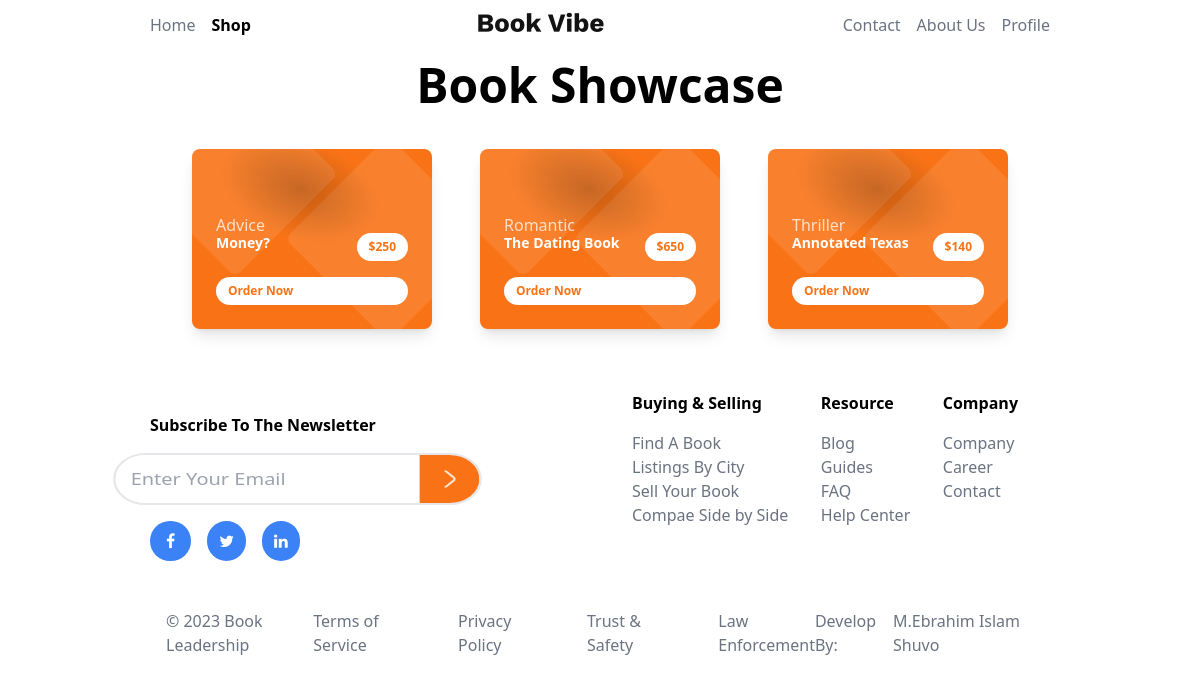
The page /shop.php on the database its author committed.
### tables this page shows
CREATE TABLE `book` (
  `image` text DEFAULT NULL,
  `name` varchar(40) DEFAULT NULL,
  `category` varchar(40) DEFAULT NULL,
  `price` varchar(40) DEFAULT NULL,
  `quantity` int(11) NOT NULL
);

### shop.php (the view, shortened to what this page needs)
<?php
    require_once("confiq\conection.php");
$sql = "SELECT * FROM book";
$result = $con->query($sql);
?>
<!DOCTYPE html>
<html lang="en">
<head>
    <link rel="stylesheet" href="https://cdnjs.cloudflare.com/ajax/libs/font-awesome/4.7.0/css/font-awesome.min.css">
    <script src="https://cdn.tailwindcss.com"></script>
</head>
<body>
    <div class="flex flex-col items-center text-gray-500">
        <div class="flex md:justify-between justify-center items-center w-9/12 m-auto gap-4">
            <div class="flex gap-4">
                <a href="index.php" class="hover:scale-110 hover:font-semibold hover:text-black">Home</a>
                <a href="shop.php" class="font-semibold text-black">Shop</a>
            </div>
            <img class="hidden md:block" src="photo/logo.jpg" alt="">
            <div class="flex gap-4">
                <a class="hover:scale-110 hover:font-semibold hover:text-black">Contact</a>
                <a class="hover:scale-110 hover:font-semibold hover:text-black">About Us</a>
                <a href="login.php" class="hover:scale-110 hover:font-semibold hover:text-black">Profile</a>
            </div>
        </div>
    </div>
    <div class="flex flex-col items-center">
        <p class="text-[3em] font-semibold">Book Showcase</p>
        <div class="p-1 flex flex-wrap items-center justify-center">
            <?php
                while ($row = mysqli_fetch_array($result)) {
            ?>
            <div class="flex-shrink-0 m-6 relative overflow-hidden bg-orange-500 rounded-lg max-w-xs shadow-lg">
                <div class="relative pt-10 px-10 flex items-center justify-center">
                    <div class="block absolute w-48 h-48 bottom-0 left-0 -mb-24 ml-3"
                        style="background: radial-gradient(black, transparent 60%); transform: rotate3d(0, 0, 1, 20deg) scale3d(1, 0.6, 1); opacity: 0.2;">
                    </div>
                </div>
                <div class="relative text-white px-6 pb-6 mt-6">
                    <span class="block opacity-75 -mb-1"><?php echo $row['category']?></span>
                    <div class="flex justify-between">
                        <span class="block font-semibold text-sm"><?php echo $row['name']?></span>
                        <span class=" bg-white rounded-full text-orange-500 text-xs font-bold px-3 py-2 leading-none flex items-center">$<?php echo $row['price']?></span>
                    </div>
                    <div class="">
                        <button class=" bg-white rounded-full text-orange-500 text-xs text-center font-bold px-3 py-2 leading-none flex items-center w-full mt-4">Order Now</button>
                    </div>
                </div>
            </div>
            <?php
                }
            ?>
        </div>
    </div>
    <div class="flex flex-col md:flex-row md:justify-between md:w-9/12 m-auto items-center">
        <div class="flex flex-col items-center md:items-start gap-4  md:mt-14 mt-7">
            <h4 class="font-semibold">Subscribe To The Newsletter</h4>
            <div class="flex scale-x-125 border-2 rounded-full">
                <input class="rounded-l-full pl-3" type="email" placeholder="Enter Your Email">
                <img class="p-3 bg-orange-500 rounded-r-full" src="photo/arrow-right-white.png" alt="">
            </div>
            <div class=" flex items-center gap-4 mb-8 md:0">
                <a href="#" class="fa fa-facebook bg-blue-500 hover:bg-blue-700 text-white py-3 px-4 rounded-full"></a>
                <a href="#" class="fa fa-twitter bg-blue-500 hover:bg-blue-700 text-white py-3 px-3 rounded-full"></a>
                <a href="#" class="fa fa-linkedin bg-blue-500 hover:bg-blue-700 text-white py-3 px-3 rounded-full"></a>
            </div>
        </div>
        <div class="flex justify-between p-8 md:p- pt-0 w-11/12 md:w-6/12 text-gray-500">
            <div class="flex flex-col gap-4">
                <h3 class="text-black font-bold">Buying & Selling</h3>
                <div class="">
                    <p>Find A Book</p>
                    <p>Listings By City</p>
                    <p>Sell Your Book</p>
                    <p>Compae Side by Side</p>
                </div>
            </div>
            <div class="flex flex-col gap-4">
                <h3 class="text-black font-bold">Resource</h3>
                <div class="">
                    <p>Blog</p>
                    <p>Guides</p>
                    <p>FAQ</p>
                    <p>Help Center</p>
                </div>
            </div>
            <div class="flex flex-col gap-4">
                <h3 class="text-black font-bold">Company</h3>
                <div class="">
                    <p>Company</p>
                    <p>Career</p>
                    <p>Contact</p>
                </div>
            </div>
        </div>
    </div>
    <div class="">
        <div class="text-gray-500 px-4 flex flex-col items-center md:flex-row md:justify-between md:w-9/12 m-auto md:p-4 ">
            <div class="">
                <p>© 2023 Book Leadership</p>
            </div>
            <div class="flex justify-between md:gap-14">
                <p>Terms of Service</p>
                <p>Privacy Policy</p>
                <p>Trust & Safety</p>
                <p>Law Enforcement</p>
            </div>
            <div class="flex gap-2">
                <p>Develop By: </p>
                <a href="https://www.facebook.com/ebrahim.islam.2003">M.Ebrahim Islam Shuvo</a>
            </div>
        </div>
    </div>
</body>
</html>

### rows shown on the page
book: category "Advice", name "Money?", price "250"
book: category "Romantic", name "The Dating Book", price "650"
book: category "Thriller", name "Annotated Texas", price "140"
